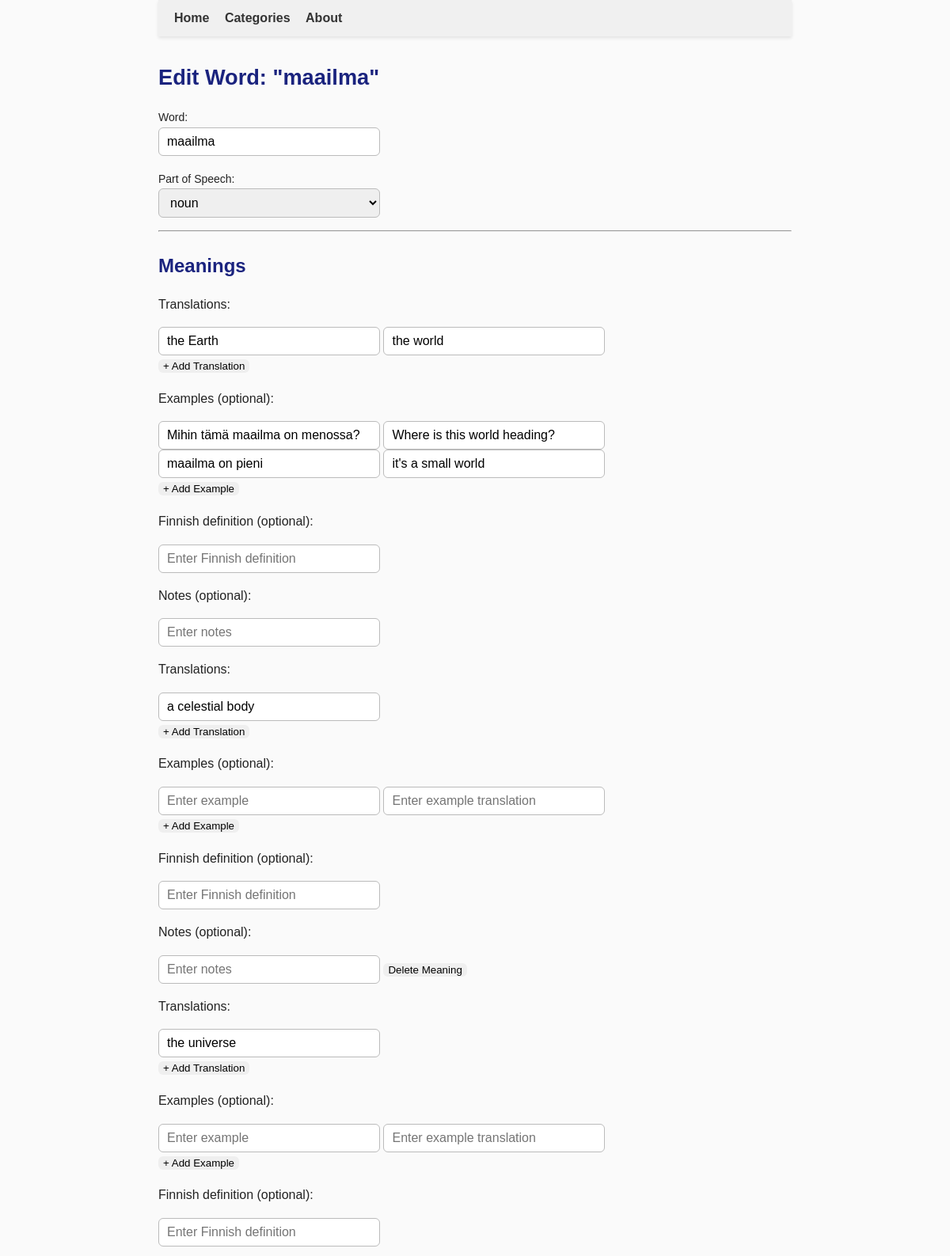
/admin/edit_word/2 (signed in, upper part), run on an earlier commit of the app's database.
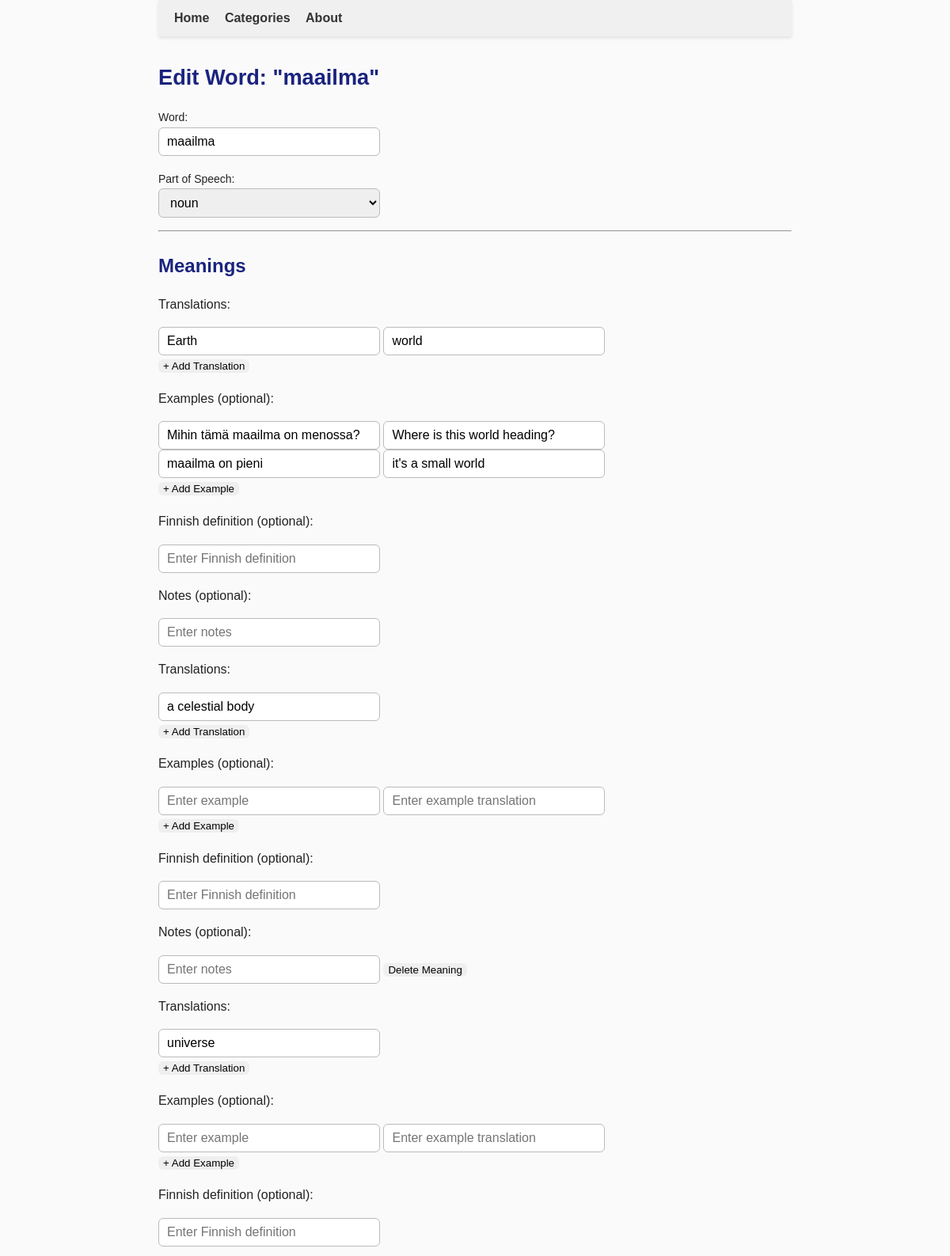
And on a later commit of the database.
### tables this page shows
CREATE TABLE translations (
        id INTEGER PRIMARY KEY,
        meaning_id INTEGER NOT NULL REFERENCES meanings(id),
        translation_text TEXT NOT NULL,
        translation_number INTEGER
    , language TEXT DEFAULT 'en');

CREATE TABLE examples (
        id INTEGER PRIMARY KEY,
        meaning_id INTEGER NOT NULL REFERENCES meanings(id),
        example_text TEXT NOT NULL,
        example_translation_text TEXT
    );

### app.py (the view, shortened to what this page needs)
@app.route('/admin/edit_word/<int:word_id>', methods=['GET', 'POST'])
@admin_required
def admin_edit_word(word_id):
    conn = sqlite3.connect("finnish.db")
    conn.row_factory = sqlite3.Row
    cur = conn.cursor()
    cur.execute("SELECT * FROM words WHERE id = ?", (word_id,))
    word = cur.fetchone()
    if not word:
        flash("Word not found.", "error")
        conn.close()
        return redirect(url_for('admin_dashboard'))
    word = dict(word)
    cur.execute("SELECT id, name FROM categories ORDER BY name")
    categories = cur.fetchall()
    cur.execute("SELECT id, name FROM parts_of_speech ORDER BY name")
    pos_list = cur.fetchall()
    cur.execute("SELECT id, meaning_number, notes, definition FROM meanings WHERE word_id = ? ORDER BY meaning_number", (word_id,))
    meanings_rows = cur.fetchall()
    meanings = []
    for m in meanings_rows:
        meaning_id = m['id']
        cur.execute("SELECT translation_text FROM translations WHERE meaning_id = ? ORDER BY translation_number", (meaning_id,))
        translations = [t['translation_text'] for t in cur.fetchall()]
        cur.execute("SELECT example_text, example_translation_text FROM examples WHERE meaning_id = ?", (meaning_id,))
        examples = [(e['example_text'], e['example_translation_text']) for e in cur.fetchall()]
        meanings.append({
            'id': m['id'],
            'meaning_number': m['meaning_number'],
            'notes': m['notes'],
            'definition': m['definition'],
            'translations': translations,
            'examples': examples
        })
    conn.close()
    return render_template('admin_edit_word.html', word=word, pos_list=pos_list, meanings=meanings)

### app.py (called while the page is built)
def admin_required(f):
    @wraps(f)
    def decorated_function(*args, **kwargs):
        if not session.get('admin_logged_in'):
            flash("Admin login required.", "warning")
            return redirect(url_for('login'))
        return f(*args, **kwargs)
    return decorated_function

### templates/admin_edit_word.html (shortened to what this page needs)
{% extends "base.html" %}
{% block content %}
<h2>Edit Word: "{{ word['word'] }}"</h2>
<div class="admin-add-word-container">
<form method="post" class="admin-add-word-form">
    <p>
        <label>Word:</label><br>
        <input type="text" name="word" value="{{ word['word'] }}" required class="admin-input" placeholder="Enter word">
    </p>
    <p>
        <label>Part of Speech:</label><br>
        <select name="pos_id" required class="admin-select">
            {% for pos in pos_list %}
            <option value="{{ pos['id'] }}" {% if pos['id'] == word['pos_id'] %}selected{% endif %}>{{ pos['name'] }}</option>
            {% endfor %}
        </select>
    </p>
    <hr>
    <h3>Meanings</h3>
    <div id="meanings-container" class="meanings-section">
        {% for meaning in meanings %}
        <div class="meaning-block" data-meaning-number="{{ meaning['meaning_number'] }}">
            <p>Translations:</p>
            <div id="translations-{{ meaning['meaning_number'] }}" class="translations-group">
                {% for t in meaning['translations'] %}
                <input type="text" name="translations_{{ meaning['meaning_number'] }}[]" value="{{ t }}" class="admin-input" placeholder="Enter translation">
                {% endfor %}
            </div>
            <button type="button" class="admin-btn" onclick="addTranslation({{ meaning['meaning_number'] }})">+ Add Translation</button>
            <p>Examples (optional):</p>
            <div id="examples-{{ meaning['meaning_number'] }}" class="examples-group">
                {% if meaning['examples'] %}
                    {% for ex, ex_trans in meaning['examples'] %}
                    <div class="example-pair">
                        <input type="text" name="examples_{{ meaning['meaning_number'] }}[]" value="{{ ex }}" class="admin-input" placeholder="Enter example">
                        <input type="text" name="examples_trans_{{ meaning['meaning_number'] }}[]" value="{{ ex_trans or '' }}" class="admin-input" placeholder="Enter example translation">
                    </div>
                    {% endfor %}
                {% else %}
                    <div class="example-pair">
                        <input type="text" name="examples_{{ meaning['meaning_number'] }}[]" class="admin-input" placeholder="Enter example">
                        <input type="text" name="examples_trans_{{ meaning['meaning_number'] }}[]" class="admin-input" placeholder="Enter example translation">
                    </div>
                {% endif %}
            </div>
            <button type="button" class="admin-btn" onclick="addExample({{ meaning['meaning_number'] }})">+ Add Example</button>
            <p>Finnish definition (optional):</p>
            <input type="text" name="definition_{{ meaning['meaning_number'] }}" class="admin-input"
                placeholder="Enter Finnish definition" value="{{ meaning['definition'] or '' }}">
            <p>Notes (optional):</p>
            <input type="text" name="meaning_notes[]" class="admin-input" placeholder="Enter notes" value="{{ meaning['notes'] or '' }}">
            {% if loop.index > 1 %}
            <button type="button" class="admin-btn-small delete-btn" onclick="deleteMeaning(this)">Delete Meaning</button>
            {% endif %}
        </div>
        {% endfor %}
    </div>
</form>
</div>
{% endblock %}

What changed in the data, as far as the page shows it:
removed translations: translation_text "the Earth"
removed translations: translation_text "the world"
removed translations: translation_text "the universe"
added translations: translation_text "Earth"
added translations: translation_text "world"
added translations: translation_text "universe"
